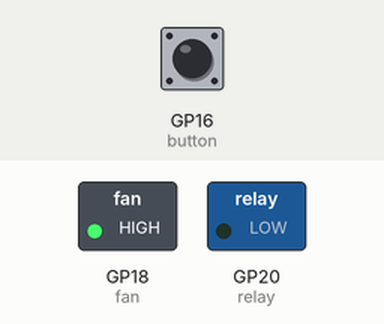
Simulated run of this program. Board: Raspberry Pi Pico running MicroPython. Parts: switched loads named in the program (green lamp = pin HIGH). Dashed ring = blinking. Inputs (shaded band) come from the test bench; at power-on: GP16 (button) LOW.

Above: at 1.2 s.
1.3 s: GP16 (button) pulled HIGH for 3.2 s
At 2.1 s:
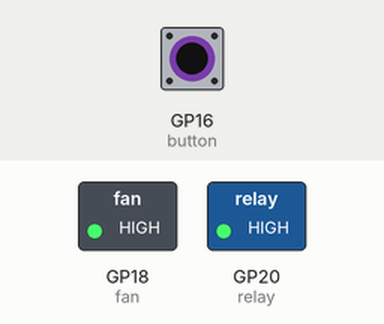
6.0 s: GP16 (button) pulled HIGH for 0.15 s
At 6.9 s:
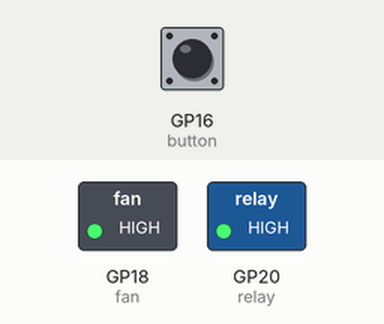
7.6 s: GP16 (button) pulled HIGH for 1 s
At 8.2 s:
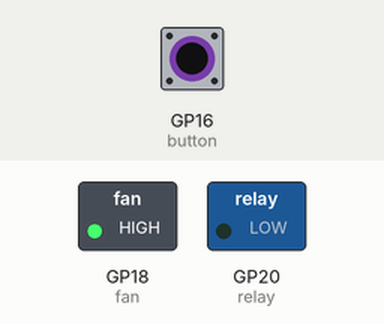
Timing chart, 0 to 10.6 s (numbered marks = the images above; inputs shaded):
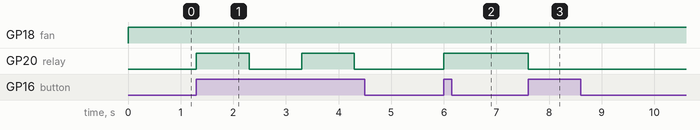

The program:

L11_relay_fan.py
```python
from machine import Pin
from time import sleep
button = Pin(16,Pin.IN)
fan = Pin(18,Pin.OUT)
relay = Pin(20,Pin.OUT)

while True:
    fan.value(1)
    while button.value() == 1:
        relay.toggle()
        sleep(1)  
```

Measured:
- after the input at 1.3 s, GP20 (relay): alternates HIGH for 1.0 s and LOW for 1.0 s, starting at once
- after the input at 6.0 s, GP20 (relay): LOW → HIGH at once
- after the input at 7.6 s, GP20 (relay): HIGH → LOW at once
